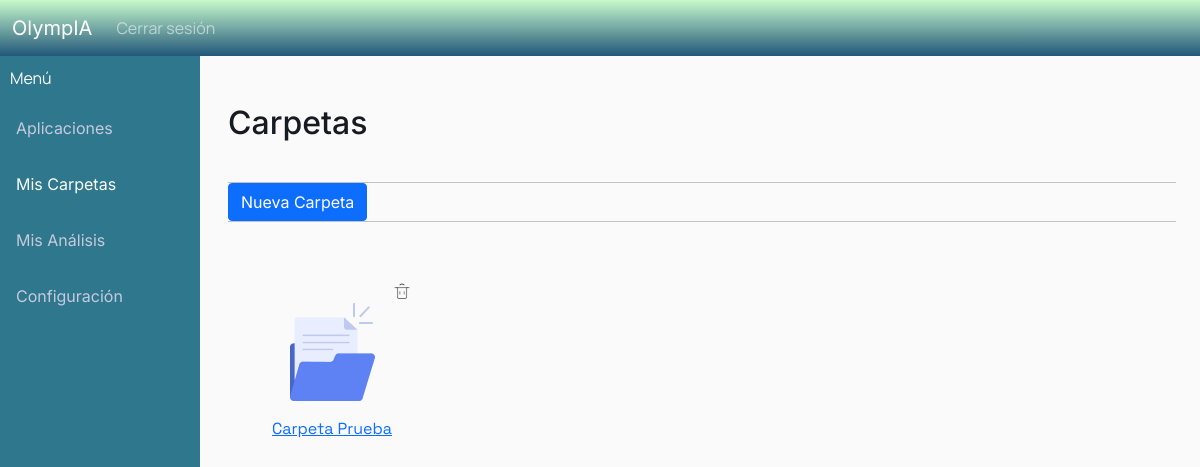
Page /carpetas (signed in) on the earlier database version.
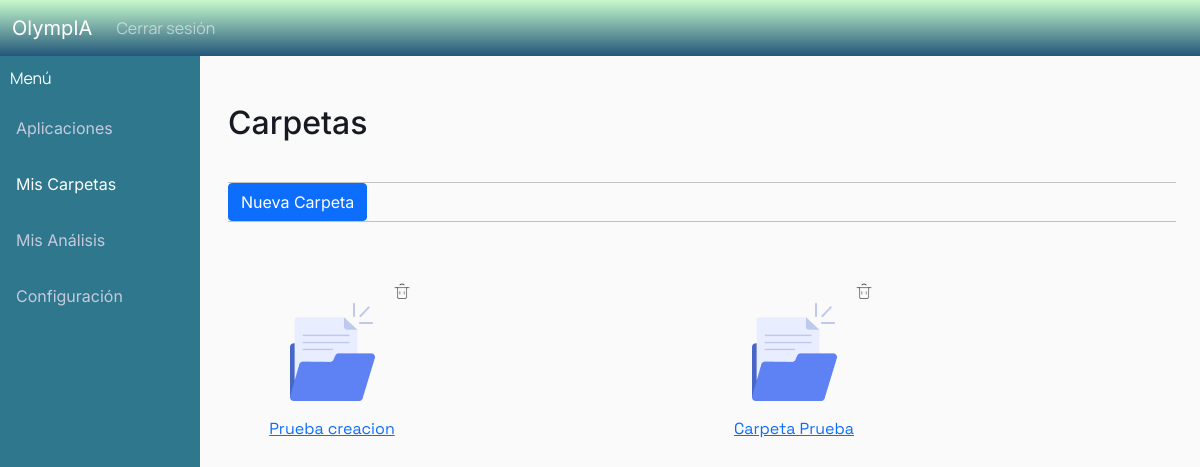
Same page on the later database version.
### analisis/models.py (models this page shows, shortened)
class Carpeta(models.Model):
    nombre = models.CharField(max_length=256)
    fecha_creacion = models.DateTimeField(null=False)
    ultima_modificacion = models.DateTimeField(null=False)
    usuario = models.ForeignKey(User, on_delete=models.CASCADE)

### analisis/views.py (the view)
# urls.py: path("carpetas", views.carpetas, name="analisis-carpetas"),
@login_required
def carpetas(request):
    usuario_actual = request.user
    context = {
        "carpetas": Carpeta.objects.filter(usuario = usuario_actual).order_by("-id"),
    }
    return render(request, "analisis/carpetas.html", context= context)

### analisis/templates/analisis/carpetas.html (shortened to what this page needs)
{% extends "analisis/base.html" %}
{% load static %}
{% block content %}
<div class="row">
    <div class="col-sm">
        <div class="sidebar">
            <div class="sidebar-brand"> Menú </div>
            <a href="{% url 'analisis-principal' %}">Aplicaciones</a>
            <a class="active" href="">Mis Carpetas</a>
            <a href="{% url 'analisis-resultados' %}">Mis Análisis</a>
            <a href="{% url 'analisis-config' %}">Configuración</a>
        </div>
    </div>
    <div class = "col-md-10">
        <main role="main" class="container">
            <h2>Carpetas</h2>
            <div class="file-manager-actions container-p-x py-2">
                <hr class="m-0" />
                <div>
                    <a href="{% url 'analisis-nueva_carpeta' %}">
                        <button type="button" class="btn btn-primary mr-2">Nueva Carpeta</button>
                    </a>
                </div>
                <hr class="m-0" />
            </div>
            <div class="container">
                <div class="row">
                    {% for carpeta in carpetas %}
                    <div class="col-6">
                        <div class="card bg-transparent border-0" style="width:10rem;">
                            <div class = "text-end">
                                <a href="{% url 'analisis-borrar_carpeta' carpeta.id %}" onclick="return confirm('¿Estás seguro de que quieres eliminar este archivo? Todos los análisis asociados a la carpeta serán eliminados.')">
                                    <img src="{% static 'images/trash.png'%}" width="20" >
                                </a>
                            </div>
                            <div class="text-center" >
                                <a href="{% url 'analisis-carpeta' carpeta.id %}">
                                    <div class="text-center" >
                                        <img src="{% static 'images/carpeta.png'%}">
                                    </div>
                                    <div class="card-body">
                                        <div class="card-title nombre">{{carpeta.nombre}}</div>
                                    </div>
                                </a>
                            </div>
                        </div>
                    </div>
                    {% endfor %}
                </div>
            </div>
        </main>
    </div>
</div>
{% endblock content %}

Differences in the rows shown:
added Carpeta: nombre "Prueba creacion"
